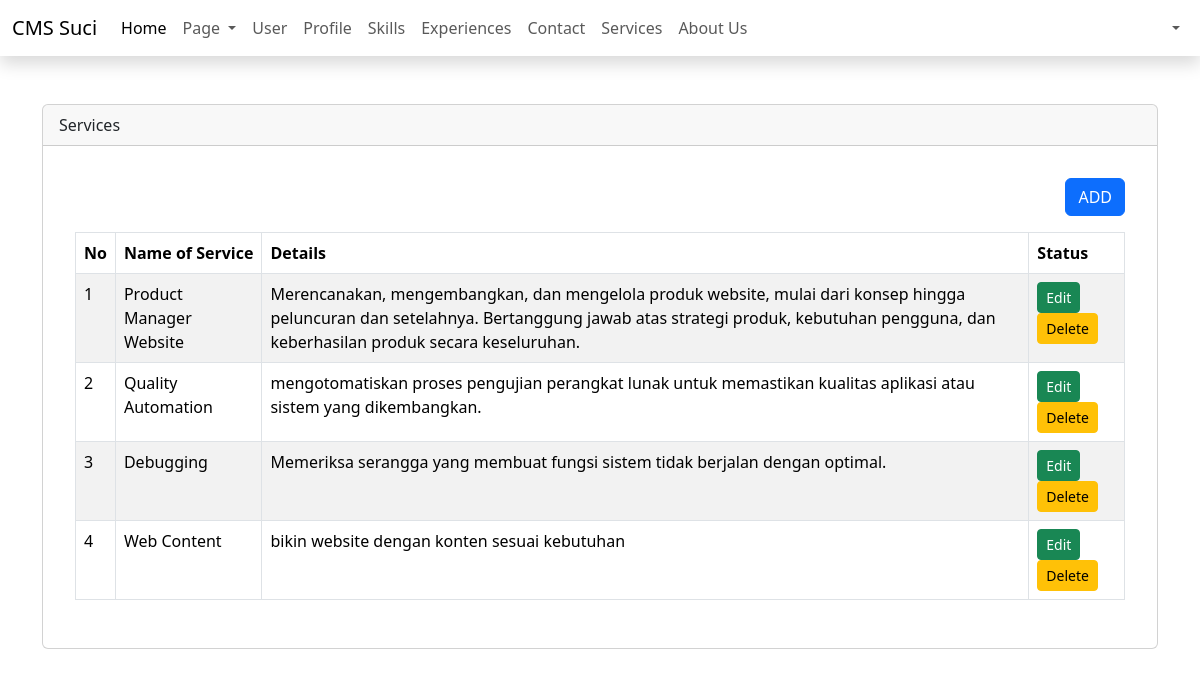
Screenshot of /admin/dashboard.php?page=services with the database file from the repository.
### tables this page shows
CREATE TABLE `services` (
  `id` int(11) NOT NULL,
  `nm_service` varchar(50) NOT NULL,
  `description` text NOT NULL,
  `created_at` timestamp NOT NULL DEFAULT current_timestamp(),
  `updated_at` timestamp NULL DEFAULT NULL
);

### admin/content/services.php (the view, shortened to what this page needs)
<?php
$query = mysqli_query($config, 'SELECT * FROM services ORDER BY id DESC');
$row = mysqli_fetch_all($query, MYSQLI_ASSOC);
?>
<div class="card-body">
  <div class="table-responsive">
    <div align="right" class="mb-3">
      <a href="?page=manage-service" class="btn btn-primary">ADD</a>
    </div>
    <table class="table table-bordered table-striped">
      <thead>
        <tr>
          <th>No</th>
          <th>Name of Service</th>
          <th>Details</th>
          <th>Status</th>
        </tr>
      </thead>
      <tbody>
        <?php foreach ($row as $key => $data): ?>
          <tr>
            <td><?= $key + 1 ?></td>
            <td><?= $data['nm_service'] ?></td>
            <td><?= $data['description'] ?></td>
            <td>
              <a href="?page=manage-service&edit=<?php echo $data['id'] ?>" class="btn btn-success btn-sm">Edit</a>
              <a onclick="return confirm('Are You Sure?')" class="btn btn-warning btn-sm"
                href="?page=services&delete=<?php echo $data['id'] ?>">Delete</a>
            </td>
          </tr>
        <?php endforeach ?>
      </tbody>
    </table>
  </div>
</div>

### rows the page displays
services: nm_service "Product Manager Website", description "Merencanakan, mengembangkan, dan mengelola produk website, mulai dari konsep hingga peluncuran dan setelahnya. Bertanggung jawab atas strategi produk, kebutuhan pengguna, dan keberhasilan produk secara keseluruhan."
services: nm_service "Quality Automation", description "mengotomatiskan proses pengujian perangkat lunak untuk memastikan kualitas aplikasi atau sistem yang dikembangkan."
services: nm_service "Debugging", description "Memeriksa serangga yang membuat fungsi sistem tidak berjalan dengan optimal."
services: nm_service "Web Content", description "bikin website dengan konten sesuai kebutuhan"

### other values shown
str_replace('-', ' ', ucfirst($_GET['page'])) "Services"
